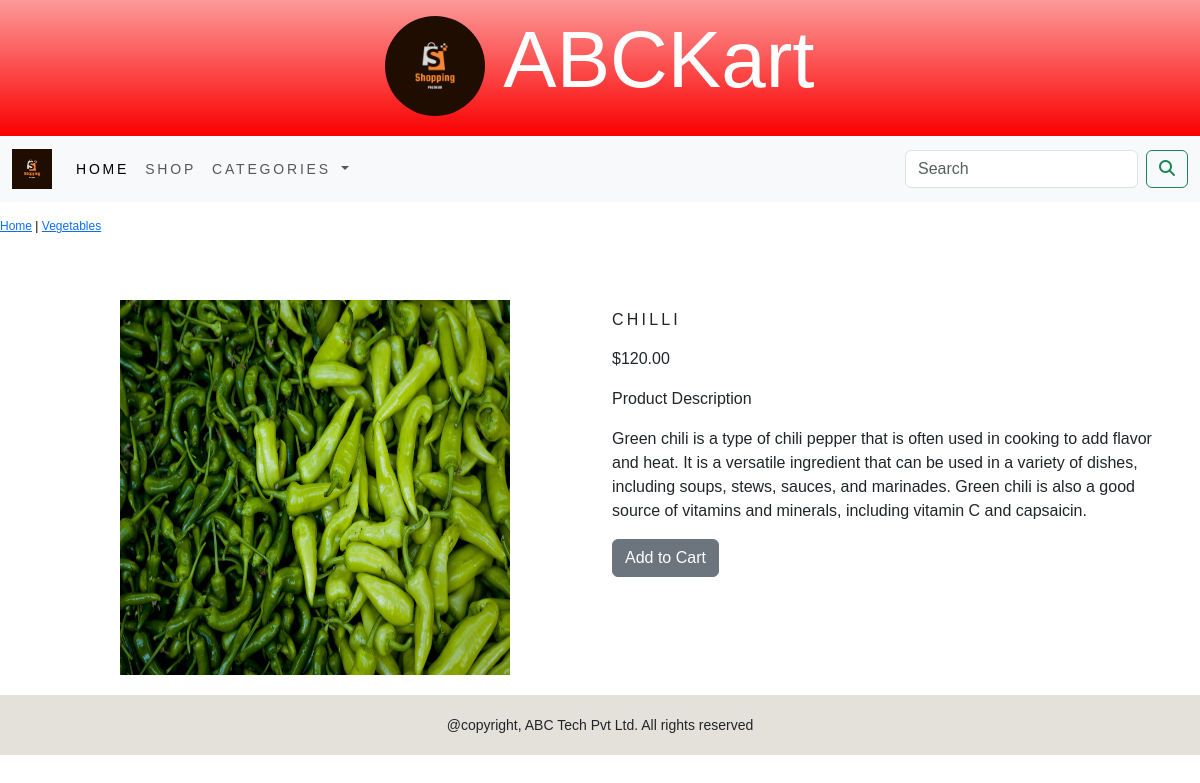
The page /vegetables/chilli/ on the database its author committed.
### ekart/models.py (models this page shows, shortened)
class Products(models.Model):
    name = models.CharField(max_length=250, unique=True)
    slug = models.SlugField(max_length=250, unique=True)
    pdesc = models.TextField(blank=True)
    price = models.DecimalField(max_digits=10, decimal_places=2)
    category = models.ForeignKey('Categories', on_delete=models.CASCADE)
    image = models.ImageField(upload_to='Products', blank=True)
    stock = models.IntegerField()
    available = models.BooleanField(default=True)
    created = models.DateTimeField(auto_now_add=True)
    updated = models.DateTimeField(auto_now=True)
    class Meta:
        ordering = ('name',)
        verbose_name = 'product'
        verbose_name_plural = 'products'

class Categories(models.Model):
    name = models.CharField(max_length=250, unique=True)
    slug = models.SlugField(max_length=250, unique=True)
    desc = models.TextField(blank=True)
    image = models.ImageField(upload_to='Category', blank=True)
    class Meta:
        ordering = ('name',)
        verbose_name = 'category'
        verbose_name_plural = 'categories'
    def get_url(self):
        return reverse('ekart:products_by_category', args=[self.slug])
    def __str__(self):
        return '{}'.format(self.name)

### ekart/views.py (the view)
# urls.py: path('<slug:c_slug>/<slug:product_slug>/', views.proDetail, name='prodCatdetail')
def proDetail(request, c_slug, product_slug):
    try:
        product = Products.objects.get(category__slug=c_slug, slug=product_slug)
    except Exception as e:
        raise e
    return render(request, 'product.html', {'product':product})

### cart/context_processors.py (called while the page is built)
def counter(request):
    item_count = 0
    if 'admin' in request.path:
        return {}
    else:
        try:
            cart = Cart.objects.filter(cart_id=_cart_id(request))
            cart_items = CartItem.objects.all().filter(cart=cart[:1])
            for cart_item in cart_items:
                item_count += cart_item.quantity
        except Cart.DoesNotExist:
            item_count = 0
    return dict(item_count=item_count)

### cart/views.py (called while the page is built)
def _cart_id(request):
    cart = request.session.session_key
    if not cart:
        cart = request.session.create()
    return cart

### ekart/context_processors.py (called while the page is built)
def menu_links(request):
    links = Categories.objects.all()
    return dict(links=links)

### templates/product.html (shortened to what this page needs)
{% extends 'base.html' %}
{% load static %}
{% block content %}
<div class="row my_prod_row_class">
    <div class="mx_auto">
                <p><a href="{% url 'ekart:allProdCat' %}">Home</a> | <a href="{{product.category.get_url}}">{{product.category}}</a> </p>
    </div>
</div>
<div class="container">
<br>
<div class="row">
    <div class="col-12 col-sm-12 col-md-12 col-lg-6 text-center">
        <div style="min-width:18rem;">
            <img class="my_image my_image_padding" src="{{product.image.url}}" alt="{{product.name}}" style="height:400px; width:400px; padding-bottom:20px;">
        </div>
    </div>
    <div class="col-12 col-sm-12 col-md-12 col-lg-6">
        <h1 class="my_prod_title">{{product.name}}</h1>
        <p>${{product.price}}</p>
        <p>Product Description</p>
        <p class="text-justify my_prod_text">{{product.pdesc}}</p>
        {% if product.stock <= 0 %}
            <p class="text-justify my_prod_text"><b>Currently Out Of Stock</b></p>
        {% else %}
            <a class="btn btn-secondary" href="{% url 'cart:add_cart' product.id %}">Add to Cart</a>
        {% endif %}
    </div>
</div>
</div>
{% endblock %}

### static/css/custom.css (style rules this page uses)
body { font-family: 'Poppins', sans-serif; }
.my_image { width:100%; height:auto; }
.my_image_padding { padding:5px; }
.my_prod_row_class { padding-top:15px; padding-bottom:20px; }
.my_prod_row_class .mx_auto { color:#000; font-size:12px; text-decoration:none; }
.my_prod_title { font-size:16px; text-transform:uppercase; letter-spacing:0.2em; padding-top:15px; padding-bottom:10px; }

### rows shown on the page
Products: category "Vegetables", image (picture), name "CHILLI", price "120.00", pdesc "Green chili is a type of chili pepper that is often used in cooking to add flavor and heat. It is a versatile ingredient that can be used in a variety of dishes, including soups, stews, sauces, and marinades. Green chili is also a good source of vitamins and minerals, including vitamin C and capsaicin."
